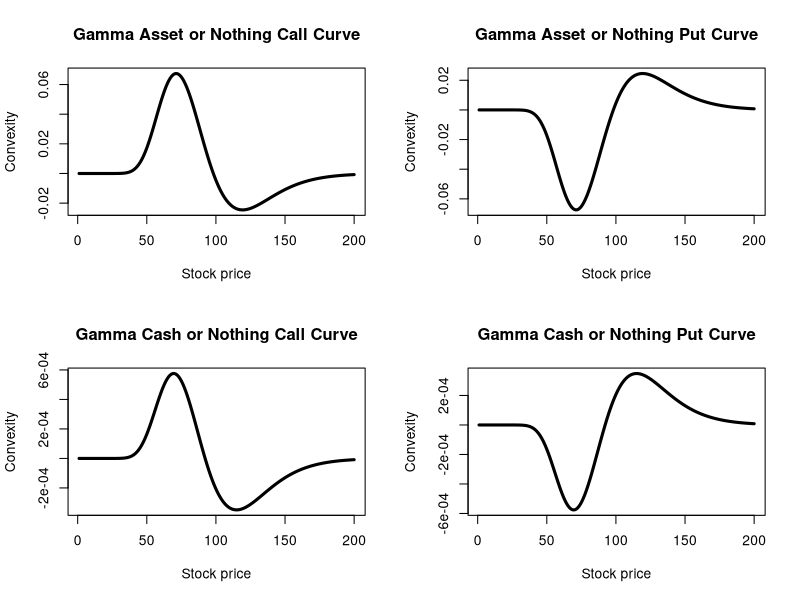

Source code (R):
S <- 1:200
K <- 100
vol <- 0.25
r <- 0.05
t <- 1
q <- 0

gamma_binary__asset_call <- function(S,K,r,vol,q,t){
  d1=(log(S/K)+(r-q +0.5*vol*vol)*t)/(vol*sqrt(t))
  d2=(log(S/K)+(r-q - 0.5*vol*vol)*t)/(vol*sqrt(t))
  -exp(-q*t)*((dnorm(d1)*d2)/(vol^2*S * t)) 
}

curve_gamma_call_asset <- gamma_binary__asset_call(S,K,r,vol,q,t)



gamma_binary__asset_put <- function(S,K,r,vol,q,t){
  d1=(log(S/K)+(r-q +0.5*vol*vol)*t)/(vol*sqrt(t))
  d2=(log(S/K)+(r-q - 0.5*vol*vol)*t)/(vol*sqrt(t))
  exp(-q*t)*((dnorm(d1)*d2)/(vol^2*S * t)) 
}
curve_gamma_put_asset <-gamma_binary__asset_put(S,K,r,vol,q,t)

gamma_binary__cash_call <- function(S,K,r,vol,q,t){
  d1=(log(S/K)+(r-q +0.5*vol*vol)*t)/(vol*sqrt(t))
  d2=(log(S/K)+(r-q - 0.5*vol*vol)*t)/(vol*sqrt(t))
  -exp(-q*t)*((dnorm(d2)*d1)/(vol^2*S^2 * t)) 
}

curve_gamma_call_cash <- gamma_binary__cash_call(S,K,r,vol,q,t)



gamma_binary__cash_put <- function(S,K,r,vol,q,t){
  d1=(log(S/K)+(r-q +0.5*vol*vol)*t)/(vol*sqrt(t))
  d2=(log(S/K)+(r-q - 0.5*vol*vol)*t)/(vol*sqrt(t))
  exp(-q*t)*((dnorm(d2)*d1)/(vol^2*S^2 * t)) 
}
curve_gamma_put_cash <-gamma_binary__cash_put(S,K,r,vol,q,t)



par(mfrow=c(2,2)) 
#layout(matrix(c(,1,2,2), 2, 2))
plot(curve_gamma_call_asset, type = 'l', lty = 1, lwd = 3, xlab = "Stock price", ylab = "Convexity", main = "Gamma Asset or Nothing Call Curve")
plot(curve_gamma_put_asset, type = 'l', lty = 1, lwd = 3, xlab = "Stock price", ylab = "Convexity", main = "Gamma Asset or Nothing Put Curve")
plot(curve_gamma_call_cash, type = 'l', lty = 1, lwd = 3, xlab = "Stock price", ylab = "Convexity", main = "Gamma Cash or Nothing Call Curve")
plot(curve_gamma_put_cash, type = 'l', lty = 1, lwd = 3, xlab = "Stock price", ylab = "Convexity", main = "Gamma Cash or Nothing Put Curve")
print("GAMMA is the second partial derivative of the price with respect to S. Having, from the Delta section, the formula for the Delta of a digital option, paying one unit of asset or nothing. 
      The pricing formula of an Asset or Nothing European Call Option ,that pays one unit of the underlying asset at maturity if the price of the underlying is higher than the strike and vice verce in case of put option, however in case of cash or nothing it pays the amount of cash")
